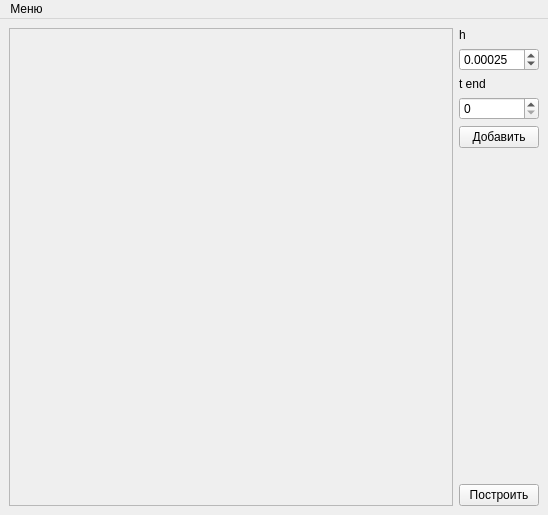
<?xml version="1.0" encoding="UTF-8"?>
<ui version="4.0">
 <class>MainWindow</class>
 <widget class="QMainWindow" name="MainWindow">
  <property name="geometry">
   <rect>
    <x>0</x>
    <y>0</y>
    <width>548</width>
    <height>515</height>
   </rect>
  </property>
  <property name="windowTitle">
   <string>Настройика начальных данных</string>
  </property>
  <widget class="QWidget" name="centralwidget">
   <layout class="QGridLayout" name="gridLayout">
    <item row="5" column="1">
     <spacer name="verticalSpacer">
      <property name="orientation">
       <enum>Qt::Vertical</enum>
      </property>
      <property name="sizeHint" stdset="0">
       <size>
        <width>20</width>
        <height>346</height>
       </size>
      </property>
     </spacer>
    </item>
    <item row="0" column="0" rowspan="7">
     <widget class="QScrollArea" name="scrollArea">
      <property name="widgetResizable">
       <bool>false</bool>
      </property>
      <property name="alignment">
       <set>Qt::AlignLeading|Qt::AlignLeft|Qt::AlignTop</set>
      </property>
      <widget class="QWidget" name="scrollAreaWidgetContents">
       <property name="geometry">
        <rect>
         <x>0</x>
         <y>0</y>
         <width>367</width>
         <height>474</height>
        </rect>
       </property>
       <layout class="QGridLayout" name="gridLayout_2"/>
      </widget>
     </widget>
    </item>
    <item row="0" column="1">
     <widget class="QLabel" name="label_2">
      <property name="text">
       <string>h</string>
      </property>
     </widget>
    </item>
    <item row="3" column="1">
     <widget class="QSpinBox" name="spinBox">
      <property name="maximum">
       <number>1000</number>
      </property>
      <property name="singleStep">
       <number>10</number>
      </property>
     </widget>
    </item>
    <item row="6" column="1">
     <widget class="QPushButton" name="pushButton">
      <property name="text">
       <string>Построить</string>
      </property>
     </widget>
    </item>
    <item row="2" column="1">
     <widget class="QLabel" name="label">
      <property name="text">
       <string>t end</string>
      </property>
     </widget>
    </item>
    <item row="1" column="1">
     <widget class="QDoubleSpinBox" name="doubleSpinBox_2">
      <property name="decimals">
       <number>5</number>
      </property>
      <property name="minimum">
       <double>0.000010000000000</double>
      </property>
      <property name="maximum">
       <double>1.000000000000000</double>
      </property>
      <property name="singleStep">
       <double>0.000250000000000</double>
      </property>
      <property name="value">
       <double>0.000250000000000</double>
      </property>
     </widget>
    </item>
    <item row="4" column="1">
     <widget class="QPushButton" name="pushButton_2">
      <property name="text">
       <string>Добавить</string>
      </property>
     </widget>
    </item>
   </layout>
  </widget>
  <widget class="QMenuBar" name="menuBar">
   <property name="geometry">
    <rect>
     <x>0</x>
     <y>0</y>
     <width>548</width>
     <height>21</height>
    </rect>
   </property>
   <widget class="QMenu" name="menu">
    <property name="title">
     <string>Меню</string>
    </property>
    <addaction name="action"/>
    <addaction name="action_2"/>
   </widget>
   <addaction name="menu"/>
  </widget>
  <action name="action">
   <property name="text">
    <string>О программе</string>
   </property>
  </action>
  <action name="action_2">
   <property name="text">
    <string>Выйти из программы</string>
   </property>
  </action>
 </widget>
 <resources/>
 <connections/>
</ui>
